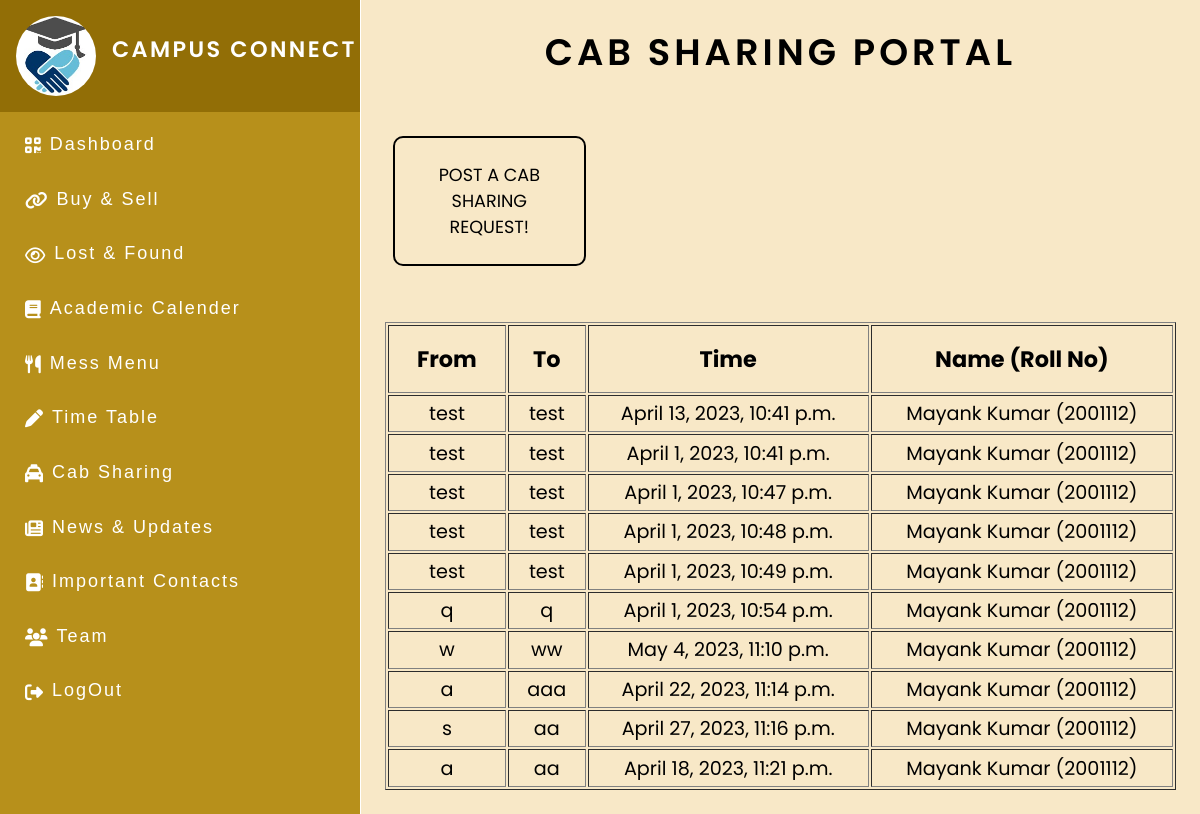
The app's page /cabsharing (signed in) with its own data.
### CampusConnectApp/models.py (models this page shows)
class CabSharing(models.Model):
    id = models.AutoField(primary_key=True)
    to_address = models.CharField(max_length=500)
    from_address = models.CharField(max_length=500)
    roll = models.ForeignKey(Users, on_delete=models.CASCADE)
    time = models.DateTimeField()

class Users(models.Model):
    email = models.EmailField()
    name = models.CharField(max_length=100)
    roll = models.CharField(max_length=20, primary_key=True)
    contact = models.CharField(max_length=20)
    dept = models.CharField(max_length=10)
    batch = models.IntegerField()
    username = models.CharField(max_length=100)
    password = models.CharField(max_length=100)

### CampusConnectApp/views.py (the view)
# urls.py: path('cabsharing', views.cabsharing, name='cabsharing'),
def cabsharing(request):
    getdata = CabSharing.objects.all()
    template = loader.get_template('cabsharing.html')
    context = {
        'data': getdata
    }
    return HttpResponse(template.render(context, request))

### templates/cabsharing.html
{%extends "dashboard.html" %} {% load static %} {%block start%} {% block css %}
<link rel="stylesheet" href="{% static 'importantContacts/style.css' %}" />
{% endblock %}
<div class="container2">
  <h1 class="main_heading">Cab Sharing Portal</h1>
  <a class="button sell_button" href="cabsharing/cabsharingform"
    >Post a cab sharing request!</a
  >
  <table class="table" border="1">
    <tr>
      <th class="table_heading">From</th>
      <th class="table_heading">To</th>
      <th class="table_heading">Time</th>
      <th class="table_heading">Name (Roll No)</th>
    </tr>
    {% for x in data %}
    <tr>
      <td class="table_data">{{ x.from_address }}</td>
      <td class="table_data">{{ x.to_address }}</td>
      <td class="table_data">{{ x.time }}</td>
      <td class="table_data">{{ x.roll.name }} ({{ x.roll.roll }})</td>
    </tr>
    {% endfor %}
  </table>
</div>
{%endblock%}

### CampusConnectApp/static/dashboard/style.css (style rules this page uses)
* { font-family: 'Poppins', sans-serif; margin: 0; padding: 0; box-sizing: border-box; list-style: none; text-decoration: none; }
body { font-family: 'Poppins', sans-serif; }
body { height: 100vh; font-family: 'Poppins', sans-serif; color: black; }
.button { display: inline-block; text-decoration: none; cursor: pointer; box-sizing: border-box; padding: 1.5rem; margin: 2rem; font-size: 1.1rem; text-align: center; text-transform: uppercase; color: black; background-color: transparent; border-radius: 10px; border: 2px solid black; transition: color 0.2s linear, background-color 0.2s linear; }
.main_heading { padding: .5rem ; font-size: 2.3rem; text-align: center; margin: 1rem; font-weight: 600; text-transform: uppercase; letter-spacing: 4px; }

### CampusConnectApp/static/importantContacts/style.css (style rules this page uses)
.container2 { color: black; min-height: 100vh; display: flex; flex-direction: column; text-align: center; justify-content: center; }
.sell_button { width: 23%; }
.table { margin: 1.5rem; }
.table .table_heading { padding: 1rem; font-size: 1.4rem; }
.table .table_data { padding: .2rem; font-size: 1.2rem; }

### records on screen
CabSharing: from_address "test", to_address "test", time "April 13, 2023, 10:41 p.m.", roll.name "Mayank Kumar", roll.roll "2001112"
CabSharing: from_address "test", to_address "test", time "April 1, 2023, 10:41 p.m.", roll.name "Mayank Kumar", roll.roll "2001112"
CabSharing: from_address "test", to_address "test", time "April 1, 2023, 10:47 p.m.", roll.name "Mayank Kumar", roll.roll "2001112"
CabSharing: from_address "test", to_address "test", time "April 1, 2023, 10:48 p.m.", roll.name "Mayank Kumar", roll.roll "2001112"
CabSharing: from_address "test", to_address "test", time "April 1, 2023, 10:49 p.m.", roll.name "Mayank Kumar", roll.roll "2001112"
CabSharing: from_address "q", to_address "q", time "April 1, 2023, 10:54 p.m.", roll.name "Mayank Kumar", roll.roll "2001112"
CabSharing: from_address "w", to_address "ww", time "May 4, 2023, 11:10 p.m.", roll.name "Mayank Kumar", roll.roll "2001112"
CabSharing: from_address "a", to_address "aaa", time "April 22, 2023, 11:14 p.m.", roll.name "Mayank Kumar", roll.roll "2001112"
CabSharing: from_address "s", to_address "aa", time "April 27, 2023, 11:16 p.m.", roll.name "Mayank Kumar", roll.roll "2001112"
CabSharing: from_address "a", to_address "aa", time "April 18, 2023, 11:21 p.m.", roll.name "Mayank Kumar", roll.roll "2001112"
